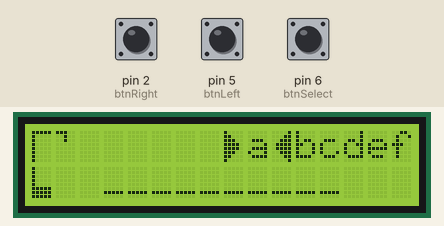
This sketch was run on a simulated Arduino Uno, built with avr-gcc and run on an emulated ATmega328P. On the bench: 16×2 character LCD. The test bench sets the inputs (shaded band); at power-on: pin 2 (btnRight) HIGH, pin 6 (btnSelect) HIGH, pin 5 (btnLeft) HIGH. Random numbers use the default seed unless the sketch sets one.

Above: at 3.3 s.
3.4 s: pin 2 (btnRight) pulled LOW for 3.2 s
At 7.3 s:
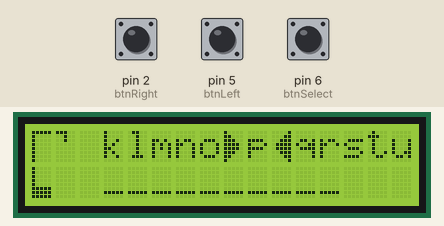
8.1 s: pin 6 (btnSelect) pulled LOW for 0.15 s
At 9.1 s:
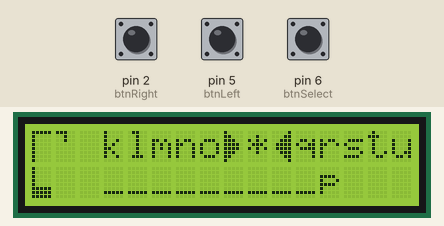
9.7 s: pin 5 (btnLeft) pulled LOW for 1 s
At 11.2 s:
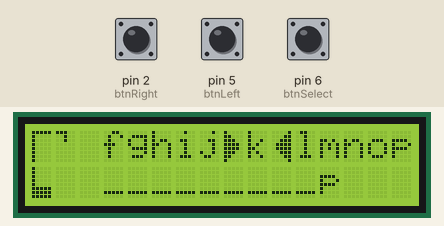
12.2 s: pin 5 (btnLeft) pulled LOW for 0.15 s
At 12.7 s:
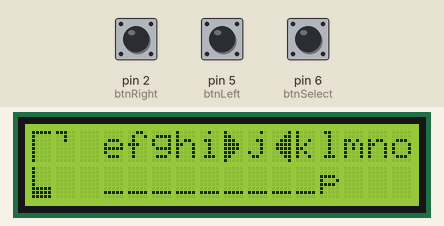
13.9 s: pin 5 (btnLeft) pulled LOW for 3.2 s
At 17.7 s:
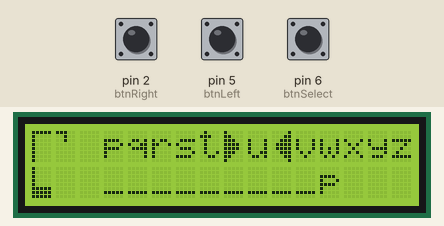
18.6 s: pin 6 (btnSelect) pulled LOW for 1 s
At 19.7 s:
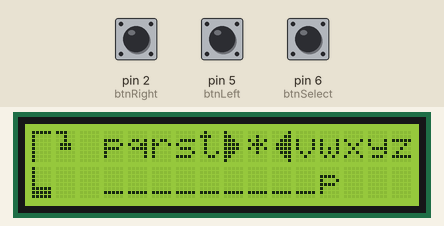
Timing chart, 0 to 21.6 s (numbered marks = the images above; inputs shaded):
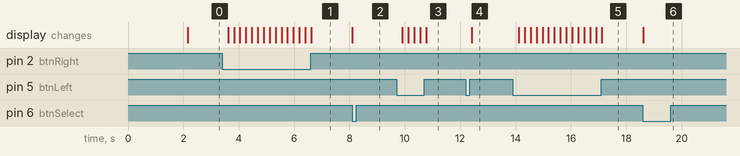

Measured:
- after the input at 3.4 s, the display: first changes after 0.21 s (image 1 shows a later state)
- after the input at 8.1 s, the display: changes at once (image 2)
- after the input at 9.7 s, the display: first changes after 0.21 s (image 3 shows a later state)
- after the input at 12.2 s, the display: changes after 0.21 s (image 4)
- after the input at 13.9 s, the display: first changes after 0.21 s (image 5 shows a later state)
- after the input at 18.6 s, the display: changes at once (image 6)

The sketch:

Hangman_I2C.ino
```cpp
#include <Wire.h>
#include <LiquidCrystal_I2C.h>

#define btnRight     2
#define btnLeft      5
#define btnSelect    6

void(* resetFunc) (void) = 0;             //declare reset function @ address 0

char alphabet[] = {'a', 'b', 'c', 'd', 'e', 'f', 'g', 'h', 'i', 'j', 'k', 'l', 'm',
                   'n', 'o', 'p', 'q', 'r', 's', 't', 'u', 'v', 'w', 'x', 'y', 'z'};
int currentIndex = 0;   // Initialize the current index to 0

const char* words[] = {"atmosphere", "verbatim", "postscript", "deadline", "censorship", "shorthand", "monkey", "dickhead", "dilemma", "interface"};
char guessLetter;
char guessLast;
char guessed[25];
char* secretWord;
int guessedCount = 1;
int wordSize;
int gotOne = 0;
int alreadyGuessed = 0;
int showAsterisk = 0;
int hangman = 0;
int totalRight = 0;


LiquidCrystal_I2C lcd(0x27, 16, 2);

String guessWord = String(10);

// hangman graphic characters
byte topleft[] = { 0x1F, 0x10, 0x10, 0x10, 0x10, 0x10, 0x10, 0x10 };
byte topright[] = { 0x1C, 0x04, 0x04, 0x00, 0x00, 0x00, 0x00, 0x00 };
byte bottomleft[] = { 0x10, 0x10, 0x10, 0x10, 0x10, 0x1F, 0x1F, 0x1F };
byte bottomright[] = { 0x00, 0x00, 0x00, 0x00, 0x00, 0x00, 0x00, 0x00 };
byte head[] = { 0x1C, 0x04, 0x04, 0x0E, 0x0E, 0x00, 0x00, 0x00 };
byte topbody[] = { 0x1C, 0x04, 0x04, 0x0E, 0x0E, 0x04, 0x04, 0x04 };
byte bottombody[] = { 0x04, 0x04, 0x00, 0x00, 0x00, 0x00, 0x00, 0x00 };
byte rightarm[] = { 0x1C, 0x04, 0x04, 0x0E, 0x0E, 0x05, 0x06, 0x04 };
byte leftarm[] = { 0x1C, 0x04, 0x04, 0x0E, 0x0E, 0x15, 0x0E, 0x04 };
byte rightleg[] = { 0x04, 0x04, 0x02, 0x02, 0x01, 0x00, 0x00, 0x00 };
byte leftleg[] = { 0x04, 0x04, 0x0A, 0x0A, 0x11, 0x00, 0x00, 0x00 };
byte leftarrow[] = { 0x10, 0x18, 0x1C, 0x1E, 0x1E, 0x1C, 0x18, 0x10 };
byte rightarrow[] = { 0x01, 0x03, 0x07, 0x0F, 0x0F, 0x07, 0x03, 0x01 };

void setup() {

  pinMode(btnRight, INPUT_PULLUP);
  pinMode(btnLeft, INPUT_PULLUP);
  pinMode(btnSelect, INPUT_PULLUP);

  lcd.init();
  lcd.backlight();

  lcd.clear();
  lcd.setCursor(2, 0);
  lcd.print("HANGMANDUINO");
  delay(2000);

  // pick a random word using analog 5 for random data
  randomSeed(analogRead(0));
  newWord();

  //draw the board
  draw_board();
}


void loop() {

  if (getKey() == btnLeft) {  // If the left button is pressed
    currentIndex--;                   // Decrease the current index
    if (currentIndex < 0)             // If the current index is less than 0
      currentIndex = sizeof(alphabet) / sizeof(alphabet[0]) - 1; // Set it to the last index
    delay(200);                       // Debounce delay
  }

  if (getKey() == btnRight) { // If the right button is pressed
    currentIndex++;                   // Increase the current index
    if (currentIndex >= sizeof(alphabet) / sizeof(alphabet[0])) // If the current index exceeds the array size
      currentIndex = 0;               // Set it to the first index
    delay(200);                       // Debounce delay
  }

  guessLetter = alphabet[currentIndex];

  // if letter is different from last, print to lcd
  // this prevents from printing the same char over and over
  if (guessLetter != guessLast) {
    guessLast = guessLetter;
    showAsterisk = 0;

    // cycle through all guessed letters and determine whether to show * or the letter
    for (int x = 0; x < guessedCount; x++) {
      if (guessLetter == guessed[x]) {
        showAsterisk = 1;
      }
    }

    // print letters to the left of selected letter
    lcd.setCursor(3, 0);
    for (int x = 5; x >= 1 ; x--) {
      if (currentIndex - x >= 0) {
        lcd.print(alphabet[currentIndex - x]);
      }
      else {
        lcd.print(" ");
      }
    }

    // print left arrow
    lcd.write(4);

    // print the letter
    if (showAsterisk == 0) {
      lcd.setCursor(9, 0);
      lcd.print(guessLetter);
      alreadyGuessed = 0;
    }
    // print a *
    else {
      lcd.setCursor(9, 0);
      lcd.print("*");
      alreadyGuessed = 1;
    }

    // print right arrow
    lcd.write(5);

    // print letters to the right of selected letter
    lcd.setCursor(11, 0);
    for (int x = 1; x <= 5 ; x++) {
      if (currentIndex + x <= 25) {
        lcd.print(alphabet[currentIndex + x]);
      }
      else {
        lcd.print(" ");
      }
    }
  }

  //Selection of letter

  if (getKey() == btnSelect) {
    gotOne = 0;
    if (alreadyGuessed == 0) {
      alreadyGuessed = 1;
      lcd.setCursor(9, 0);
      lcd.print("*");
      char buf[wordSize+1];
      guessWord.toCharArray(buf,wordSize+1);
      for (int i = 0; i < wordSize; i++) {
        if (buf[i] == guessLetter) {
          lcd.setCursor(i + 3, 1);
          lcd.print(guessLetter);
          gotOne = 1;
          totalRight = totalRight + 1;
        }
      }

      // add letter to guessed letter array
      guessed[guessedCount] = guessLetter;
      guessedCount++;

      // none of the letters match, draw the next body part on the hangman
      if (gotOne == 0) {
        hangman++;
        draw_hangman(hangman);
      }

      //all letters have been guessed...WIN!
      if (totalRight == wordSize) {
        gameOver(1);
      }
    }
  }
}

void newWord() {
  //pick a random word from the list
  int pick = random(10); // Adjusted for the size of the words array
  const char* pickWord = words[pick];
  guessWord = pickWord;
  wordSize = guessWord.length();
}

void draw_board() {
  // define the custom characters
  lcd.createChar(0, topleft);
  lcd.createChar(1, topright);
  lcd.createChar(2, bottomleft);
  lcd.createChar(3, bottomright);
  lcd.createChar(4, leftarrow);
  lcd.createChar(5, rightarrow);

  // draw blank hangman table
  lcd.clear();
  lcd.home();
  lcd.write(byte(0));
  lcd.write(1);
  lcd.setCursor(0, 1);
  lcd.write(2);
  lcd.write(3);

  // print underlines
  lcd.setCursor(3, 1);
  for (int x = 0; x < wordSize; x++) {
    lcd.print("_");
  }
}

void draw_hangman(int var) {
  // Draw hangman body parts based on 'var'
  switch (var) {
    case 1:
      lcd.createChar(1, head);           // head
      break;
    case 2:
      lcd.createChar(1, topbody);        // body
      lcd.createChar(3, bottombody);
      break;
    case 3:
      lcd.createChar(1, rightarm);       // right arm
      break;
    case 4:
      lcd.createChar(1, leftarm);        // left arm
      break;
    case 5:
      lcd.createChar(3, rightleg);       // right leg
      break;
    case 6:
      lcd.createChar(3, leftleg);        // left leg
      break;
    case 7:
      gameOver(0);
    default:
      break;
  }
}

void gameOver(int whatToDo) {
  // decide whether win, lose or restart game
  switch (whatToDo) {
    case 0:  // GAME OVER
      lcd.clear();
      lcd.setCursor(6, 0);
      lcd.print("GAME");
      lcd.setCursor(6, 1);
      lcd.print("OVER");
      break;
    case 1:  // WINNER
      lcd.clear();
      lcd.setCursor(4, 0);
      lcd.print("HANGMAN");
      lcd.setCursor(4, 1);
      lcd.print("MASTER!");
      break;
  }
  delay(2000);
  resetFunc();      // reset arduino for a new game
}


int getKey() {
  if (digitalRead(btnRight) == LOW) return btnRight;
  if (digitalRead(btnLeft) == LOW) return btnLeft;
  if (digitalRead(btnSelect) == LOW) return btnSelect;
}
```
